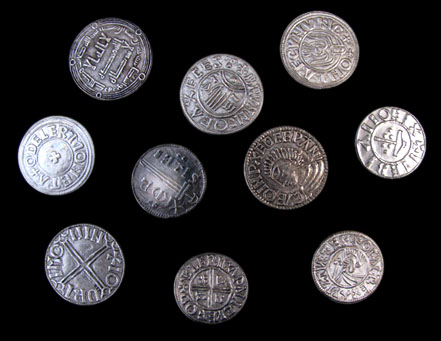
//> input picture coins1.png, 441 x 341 px
$ ./counter   (built with g++ and OpenCV 4)
//> lines starting //> are read from the running program, lines starting //| are printed output that depends on the picture
#include <iostream>
#include <opencv.hpp>
#include <highgui/highgui.hpp>
#include <cmath>

#define NIMAGES 3
#define PI 3.14159265

#define IMGTHRESHOLD 65
#define HOUGHX 110//441//110 //147 //dimension of Hough Space in cols
#define HOUGHY 85//341//85 //113 //dimension of Hough Space in rows
#define RMIN 35
#define RMAX 75 //maximal radius of circle
#define HOUGHTHRESHOLD 75//24 //95

#define MEDIANFILTERWIDTH 3
#define MEDIANFILTERHEIGHT 6

#define INTERVAL 15 //confidence interval for circles

using namespace cv;
using namespace std;


void sobel(const cv::Mat& image, int number, cv::Mat& xDeriv, cv::Mat& yDeriv, cv::Mat& grad, cv::Mat& arc)
{
	// Compute and display image containing the derivative in the x direction af/ax
	std::ostringstream windowName;
	double minVal, maxVal;

	cv::Mat xNorm;
	windowName << "Coins " << (number + 1) << ": X derivative";
	cv::Sobel(image, xDeriv, CV_64F, 1, 0);

	cv::normalize(xDeriv, xNorm, 0, 255, cv::NORM_MINMAX);
	cv::namedWindow(windowName.str().c_str(), CV_WINDOW_AUTOSIZE);
	cv::Mat temp8Bit;
	xNorm.convertTo(temp8Bit, CV_8U);
	cv::imshow(windowName.str().c_str(),temp8Bit);

	// Compute and display image containing the derivative in the x direction af/ax
	cv::Mat yNorm;

	// Change window name
	windowName.str("");
	windowName.clear();
	windowName << "Coins " << (number + 1) << ": Y derivative";

	cv::Sobel(image, yDeriv, CV_64F, 0, 1);
	cv::normalize(yDeriv, yNorm, 0, 255, cv::NORM_MINMAX);

	cv::namedWindow(windowName.str().c_str(), CV_WINDOW_AUTOSIZE);
	yNorm.convertTo(temp8Bit, CV_8U);
	cv::imshow(windowName.str().c_str(), temp8Bit);

	// Image containing magnitude of the gradient f(x,y)
	cv::Mat xPow, yPow;
	cv::pow(xDeriv, 2, xPow);
	cv::pow(yDeriv, 2, yPow);
	cv::Mat temp = xPow + yPow;

	cv::Mat tempFloat;
	temp.convertTo(tempFloat, CV_64F);
	cv::Mat gradNorm;
	cv::sqrt(tempFloat, grad);

	// Change window name
	windowName.str("");
	windowName.clear();
	windowName << "Coins " << (number + 1) << ": gradient magnitude";

	cv::normalize(grad, gradNorm, 0, 255, cv::NORM_MINMAX);
	gradNorm.convertTo(temp8Bit, CV_8U);

	cv::namedWindow(windowName.str().c_str(), CV_WINDOW_AUTOSIZE);
	cv::imshow(windowName.str().c_str(), temp8Bit);

	// Arc tan
	// Change window name
	windowName.str("");
	windowName.clear();
	windowName << "Coins " << (number + 1) << ": arc Tangent";
	cv::Mat divided, arcNorm;
	arc = ( cv::Mat(xNorm.rows, xNorm.cols, CV_64F) ).clone() ;
	// arc.rows = xNorm.rows ;
	// arc.cols = xNorm.cols ;
	// arc.type = CV_64F ;

	cv::divide(yDeriv, xDeriv, divided);
	for(int i = 0; i < divided.rows; i++)
	{
		for(int j =0; j < divided.cols; j++)
		{
			arc.at<double>(i, j) = (double)atan2(yDeriv.at<double>(i,j), xDeriv.at<double>(i,j)) ;//* 180 / PI;
		}
	}

	cv::normalize(arc, arcNorm, 0, 255, cv::NORM_MINMAX);

	cv::namedWindow(windowName.str().c_str(), CV_WINDOW_AUTOSIZE);
	arcNorm.convertTo(temp8Bit, CV_8U);
	cv::imshow(windowName.str().c_str(), temp8Bit);

}

cv::Mat trshld( const int imageID, const cv::Mat& xDeriv, const cv::Mat& yDeriv, const cv::Mat& grad, const cv::Mat& arc )
{
	std::ostringstream windowName;

	//threshold the gradient image after normalization
	cv::Mat gradNorm ;
	cv::normalize(grad, gradNorm, 0, 255, cv::NORM_MINMAX);
	for(int i = 0; i < gradNorm.rows; ++i)
	{
		for (int j = 0; j < gradNorm.cols; ++j)
		{
			double tr = gradNorm.at<double>(i, j);
			if (tr > IMGTHRESHOLD)
			{
				gradNorm.at<double>(i, j) = 255 ;
			} else
			{
				gradNorm.at<double>(i, j) = 0 ;
			}
		}
	}
	windowName.str("");
	windowName.clear();
	windowName << "Coins " << (imageID + 1) << ": gradient thresholded";
	cv::namedWindow(windowName.str().c_str(), CV_WINDOW_AUTOSIZE);
	cv::imshow(windowName.str().c_str(), gradNorm) ;

	return gradNorm ;
}

void hough( const int imageID, cv::Mat& grad, const cv::Mat& arc, cv::Mat& img)
{
	std::cout << "Achieved this stage 0" << std::endl ;
	std::ostringstream windowName;
	cv::vector<cv::Vec3d> circles ; //x,y,r
	std::vector<std::vector<std::vector<int> > > houghSpace (HOUGHY, std::vector<std::vector<int> > (HOUGHX, std::vector<int>(RMAX-RMIN, 0) ) ) ;
	cv::Mat flatHoughSpace = cv::Mat(grad.rows, grad.cols, CV_64F, cv::Scalar::all(0));

	// threshold the gradient image after normalization
	cv::Mat gradNorm(grad.rows, grad.cols, CV_64F) ;

	// [8 lines of commented-out code are left out]

	for(int i = 0; i < grad.rows; ++i)
	{
		for (int j = 0; j < grad.cols; ++j)
		{
			if (grad.at<double>(i, j) == 255)
			{
				for (int r = RMIN; r < RMAX; ++r)
				{
					//shifted by RMAX to make scaling easier task
					double x1 = j+r*cos(arc.at<double>(i,j)) ;
					double x2 = j-r*cos(arc.at<double>(i,j)) ;
					double y1 = i+r*sin(arc.at<double>(i,j)) ;
					double y2 = i-r*sin(arc.at<double>(i,j)) ;

					int trows = flatHoughSpace.rows ;
					int tcols = flatHoughSpace.cols ;

					if ( y1<trows && y1>0 && x1>0 && x1<tcols )
					{
						flatHoughSpace.at<double>(round(y1), round(x1) ) += 1 ;
						houghSpace[y1*HOUGHY/trows][x1*HOUGHX/tcols][r-RMIN] += 1 ;
					}
					if ( y1<trows && y1>0 && x2>0 && x2<tcols )
					{
						flatHoughSpace.at<double>( round(y1), round(x2)  ) += 1 ;
						houghSpace[y1*HOUGHY/trows][x2*HOUGHX/tcols][r-RMIN] += 1 ;
					}
					if ( y2<trows && y2>0 && x1>0 && x1<tcols )
					{
						flatHoughSpace.at<double>(  round(y2), round(x1)  ) += 1 ;
						houghSpace[y2*HOUGHY/trows][x1*HOUGHX/tcols][r-RMIN] += 1 ;
					}
					if ( y2<trows && y2>0 && x2>0 && x2<tcols )
					{
						flatHoughSpace.at<double>(  round(y2), round(x2)  ) += 1 ;
						houghSpace[y2*HOUGHY/trows][x2*HOUGHX/tcols][r-RMIN] += 1 ;

					}


					// [9 lines of commented-out code are left out]
				}
			}
		}
	}
	std::cout << "Achieved this stage2" << std::endl ;

	//take logs
	for (int i = 0; i < flatHoughSpace.rows; ++i)
	{
		for (int j = 0; j < flatHoughSpace.cols; ++j)
		{
			if (flatHoughSpace.at<double>(i,j) != 0)
			{
				flatHoughSpace.at<double>(i,j) = log( flatHoughSpace.at<double>(i,j) ) ;
			}
		}
	}

	windowName.str("");
	windowName.clear();
	windowName << "Coins " << (imageID + 1) << ": Hough space";
	cv::namedWindow(windowName.str().c_str(), CV_WINDOW_AUTOSIZE);
	//scale
	cv::Mat temp8Bit;
	cv::normalize(flatHoughSpace, temp8Bit, 0, 255, cv::NORM_MINMAX);
	temp8Bit.convertTo(flatHoughSpace, CV_8U);
	//convert
	cv::imshow(windowName.str().c_str(), flatHoughSpace) ;

	//threshold hough space and display circles
	for (int i = 0; i < HOUGHY; ++i)
	{
		for (int j = 0; j < HOUGHX; ++j)
		{
			for (int r = 0; r < RMAX-RMIN; ++r)
			{
				if ( houghSpace[i][j][r] > HOUGHTHRESHOLD )
				{
					circles.push_back( cv::Vec3d( i, j, r+RMIN ) ) ;
				}
			}
		}
	}

    // [5 lines of commented-out code are left out]

    std::vector<cv::Vec2d> centres ;
    bool putcircle = true ;

	while (!circles.empty())
	{
		cv::Vec3d tmp = circles.back() ;

		// fist we define the properties that the circle will have.
	    cv::Scalar redColour(255, 0, 0);
	    int radius = tmp[2];

	    // providing a negative number will create a filled circle
	    int thickness = 1;

	    // 8 connected line
	    // ( also there is a 4 connected line and CVAA which is an anti aliased line )
	    int linetype = 8;

	    //recover old vslues
	    // tmp[0] = (tmp[0] * (rowMax - rowMin) / (HOUGHY-1) ) -RMAX ; // (img.rows-1) / (HOUGHY-1) ;
	    // tmp[1] = (tmp[1] * (colMax - colMin) / (HOUGHX-1) ) -RMAX ; // (img.cols-1) / (HOUGHX-1) ;

	    //rescale
	    tmp[0] = round ( img.rows*tmp[0]/HOUGHY );
	    tmp[1] = round ( img.cols*tmp[1]/HOUGHX );


	    //if similar circle was put dont do it again
	    for (std::vector<Vec2d>::iterator it = centres.begin() ; it != centres.end(); ++it)
	    {
	    	cv::Vec2d tmpc = *it ;
	    	if ( abs(tmpc[0] - tmp[0]) < INTERVAL && abs(tmpc[1] - tmp[1]) < INTERVAL )
	    	{
	    		putcircle = false ;
	    		break;
	    	 }
	    }

	    if ( putcircle )
	    {
	    	//std::cout << tmp[1] << " " << tmp[0] << std::endl;
	    	centres.push_back(cv::Vec2d(tmp[0], tmp[1])) ;
			// here is where we define the center of the circle
			cv::Point center( tmp[1], tmp[0] );
			cv::circle ( img , center , radius , redColour , thickness , linetype );
	    }
	    putcircle = true;


		circles.pop_back() ;
	}
	windowName.str("");
	windowName.clear();
	windowName << "Coins " << (imageID + 1) << ": Detected Circles";
	cv::namedWindow(windowName.str().c_str(), CV_WINDOW_AUTOSIZE);
	cv::imshow(windowName.str().c_str(), img) ;

}


int main( int argc, char ** argv )
{
	// Coins
	cv::Mat coins[3];
	coins[0] = cv::imread("coins1.png", CV_LOAD_IMAGE_GRAYSCALE);
//> coins[0]: 341 rows x 441 cols, CV_8UC1; min 0, max 255, mean 43.5
	coins[1] = cv::imread("coins2.png", CV_LOAD_IMAGE_GRAYSCALE);
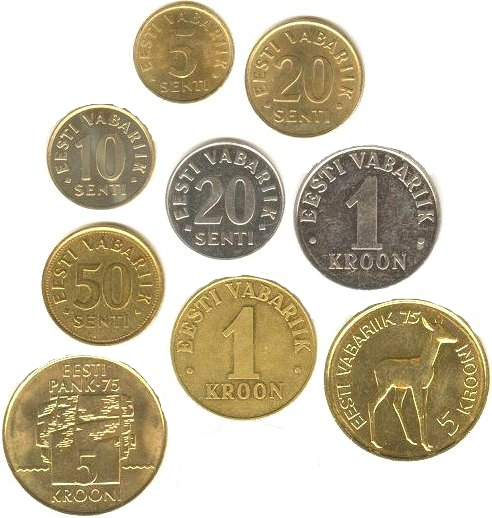
//> input picture coins2.png, 492 x 518 px
//> coins[1]: 518 rows x 492 cols, CV_8UC1; min 34, max 255, mean 192.8
	coins[2] = cv::imread("coins3.png", CV_LOAD_IMAGE_GRAYSCALE);
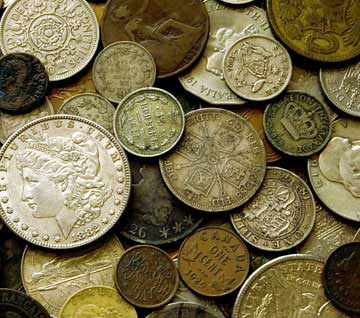
//> input picture coins3.png, 360 x 318 px
//> coins[2]: 318 rows x 360 cols, CV_8UC1; min 0, max 254, mean 108.1

	cv::Mat xD, yD, grad, angle;

	std::ostringstream windowName;

	for(int i = 0; i < NIMAGES; ++i)
	{
		windowName.str("");
		windowName.clear();
		windowName << "Coins " << (i+1);

		cv::namedWindow(windowName.str().c_str(), CV_WINDOW_AUTOSIZE);
		cv::imshow(windowName.str().c_str(), coins[i]);
		sobel(coins[i], i, xD, yD, grad, angle);

		//edge extraction using Hough Circle Detection
		cv::Mat gradTr = trshld(i, xD, yD, grad, angle) ;
		hough(i, gradTr, angle, coins[i]) ;
	}
//> this loop made 3 passes
//> pass 1, in sobel, `cv::Sobel(image, yDeriv, CV_64F, 0, 1);`:
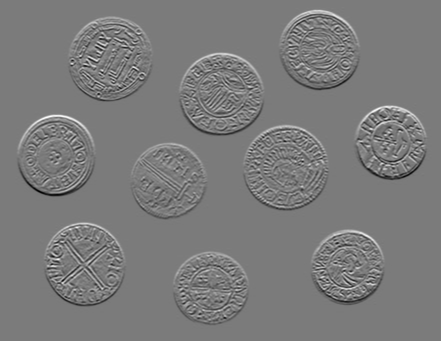
//> yDeriv: 341 rows x 441 cols, CV_64FC1; min -716, max 763, mean 0; drawn with min black and max white
//> after the loop:
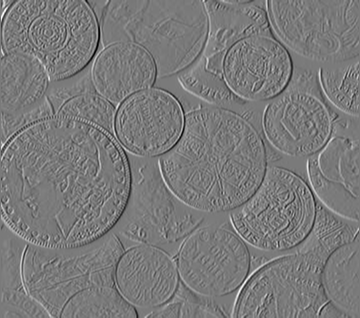
//> xD: 318 rows x 360 cols, CV_64FC1; min -828, max 895, mean 0.1; drawn with min black and max white
//> after the loop:
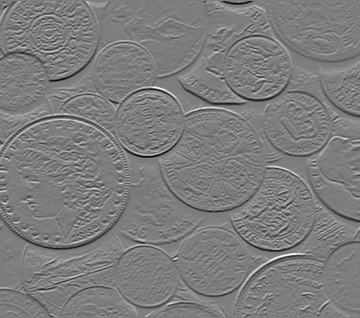
//> yD: 318 rows x 360 cols, CV_64FC1; min -952, max 983, mean -0.2; drawn with min black and max white
//> after the loop:
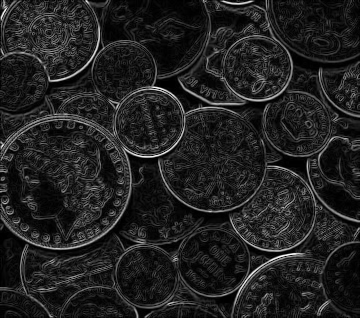
//> grad: 318 rows x 360 cols, CV_64FC1; min 0, max 997.7, mean 131.7; drawn with min black and max white
//> after the loop:
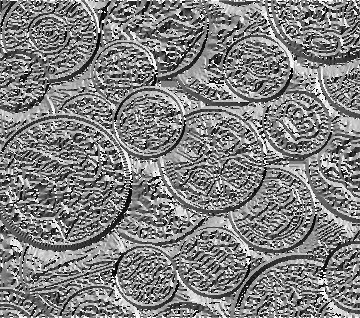
//> angle: 318 rows x 360 cols, CV_64FC1; min -3.14, max 3.14, mean 0.0447; drawn with min black and max white

	cv::waitKey();

	return 0;
}
